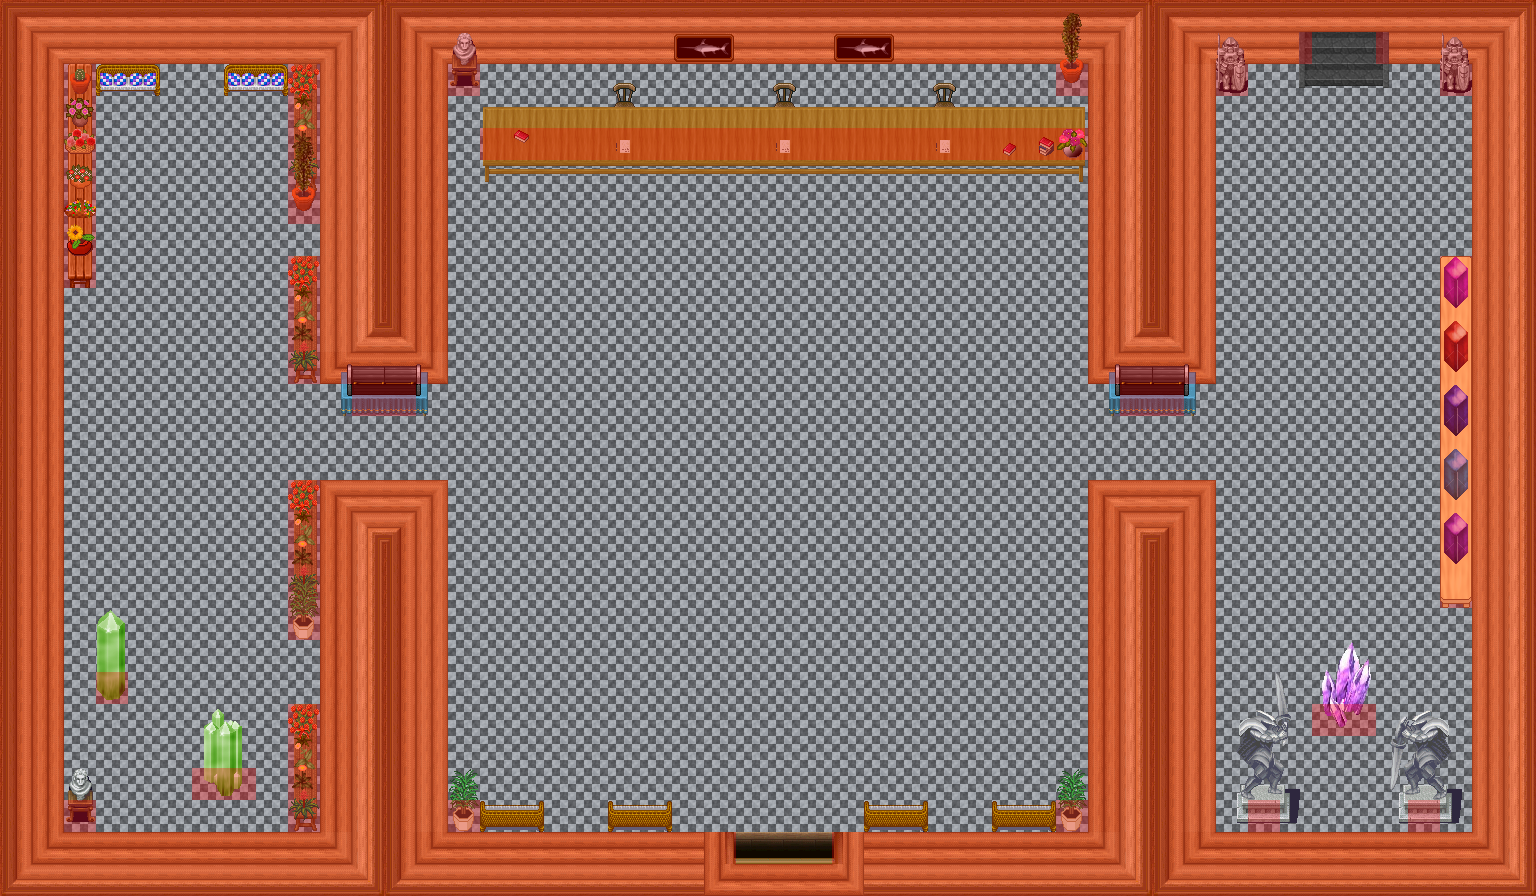

The image is a tile-based game level rendered from a .tmx file. Its description and source (layers, tilesets, objects; grid data summarised) follow:
An orthogonal 48x28 tile map with 32x32 px tiles, 6 tile layers (0_floor, 1_terrain, 2_object, 3_roof, ...), 1 hidden layer not drawn, 26 tilesets.

<map version="1.2" tiledversion="1.2.0" orientation="orthogonal" renderorder="right-down" width="48" height="28" tilewidth="32" tileheight="32" infinite="0" nextlayerid="8" nextobjectid="1">
 <tileset firstgid="1" name="square_paving" tilewidth="32" tileheight="32" tilecount="1" columns="1">
  <image source="../../tileset/ground/square_paving.png" width="32" height="32" />
 </tileset>
 <tileset firstgid="2" name="int_plazy" tilewidth="32" tileheight="32" tilecount="27" columns="3">
  <image source="../../tileset/pol/waly/int_plazy.png" width="96" height="288" />
 </tileset>
 <tileset firstgid="29" name="table_wooden_brown" tilewidth="32" tileheight="32" tilecount="9" columns="3">
  <image source="../../tileset/furniture/table/table_wooden_brown.png" width="96" height="96" />
 </tileset>
 <tileset firstgid="38" name="long_front_on" tilewidth="32" tileheight="32" tilecount="3" columns="1">
  <image source="../../tileset/furniture/table/long_front_on.png" width="32" height="96" />
 </tileset>
 <tileset firstgid="41" name="flowers_on_benches" tilewidth="32" tileheight="32" tilecount="10" columns="2">
  <image source="../../tileset/furniture/table/flowers_on_benches.png" width="64" height="160" />
 </tileset>
 <tileset firstgid="51" name="cactuspotted" tilewidth="32" tileheight="32" tilecount="1" columns="1">
  <image source="../../tileset/plant/indoor/cactuspotted.png" width="32" height="32" />
 </tileset>
 <tileset firstgid="52" name="flowering_plant" tilewidth="32" tileheight="32" tilecount="2" columns="2">
  <image source="../../tileset/plant/indoor/flowering_plant.png" width="64" height="32" />
 </tileset>
 <tileset firstgid="54" name="oriental_plant" tilewidth="32" tileheight="32" tilecount="2" columns="1">
  <image source="../../tileset/plant/indoor/oriental_plant.png" width="32" height="64" />
 </tileset>
 <tileset firstgid="56" name="pot_plant" tilewidth="32" tileheight="32" tilecount="3" columns="1">
  <image source="../../tileset/plant/indoor/pot_plant.png" width="32" height="96" />
 </tileset>
 <tileset firstgid="59" name="flower_baskets" tilewidth="32" tileheight="32" tilecount="3" columns="1">
  <image source="../../tileset/plant/indoor/flower_baskets.png" width="32" height="96" />
 </tileset>
 <tileset firstgid="62" name="flower_vase" tilewidth="32" tileheight="32" tilecount="3" columns="3">
  <image source="../../tileset/plant/indoor/flower_vase.png" width="96" height="32" />
 </tileset>
 <tileset firstgid="65" name="fotele_wiklina" tilewidth="32" tileheight="32" tilecount="4" columns="4">
  <image source="../../tileset/pol/wyposazenie/lawki_krzesla/fotele_wiklina.png" width="128" height="32" />
 </tileset>
 <tileset firstgid="69" name="skrzynia_na_stole" tilewidth="32" tileheight="32" tilecount="8" columns="4">
  <image source="../../tileset/pol/wyposazenie/skrzynia_na_stole.png" width="128" height="64" />
 </tileset>
 <tileset firstgid="77" name="bibeloty_na_stol" tilewidth="32" tileheight="32" tilecount="14" columns="7">
  <image source="../../tileset/pol/wyposazenie/bibeloty_na_stol.png" width="224" height="64" />
 </tileset>
 <tileset firstgid="91" name="krzesla" tilewidth="32" tileheight="32" tilecount="20" columns="5">
  <image source="../../tileset/pol/wyposazenie/lawki_krzesla/krzesla.png" width="160" height="128" />
 </tileset>
 <tileset firstgid="111" name="protection" tilewidth="32" tileheight="32" tilecount="2" columns="2">
  <image source="../../tileset/logic/protection.png" width="64" height="32" />
 </tileset>
 <tileset firstgid="113" name="collision" tilewidth="32" tileheight="32" tilecount="1" columns="1">
  <image source="../../tileset/logic/collision.png" width="32" height="32" />
 </tileset>
 <tileset firstgid="114" name="swordfish" tilewidth="32" tileheight="32" tilecount="2" columns="2">
  <image source="../../tileset/building/decoration/swordfish.png" width="64" height="32" />
 </tileset>
 <tileset firstgid="116" name="statua" tilewidth="32" tileheight="32" tilecount="4" columns="2">
  <image source="../../tileset/pol/posagi/statua.png" width="64" height="64" />
 </tileset>
 <tileset firstgid="120" name="statua_z_mieczem" tilewidth="32" tileheight="32" tilecount="54" columns="6">
  <image source="../../tileset/pol/posagi/statua_z_mieczem.png" width="192" height="288" />
 </tileset>
 <tileset firstgid="174" name="grey_stone_stairs" tilewidth="32" tileheight="32" tilecount="6" columns="3">
  <image source="../../tileset/building/stairs/grey_stone_stairs.png" width="96" height="64" />
 </tileset>
 <tileset firstgid="180" name="door_drewno_int" tilewidth="32" tileheight="32" tilecount="15" columns="5">
  <image source="../../tileset/pol/domki/drzwi/door_drewno_int.png" width="160" height="96" />
 </tileset>
 <tileset firstgid="195" name="long_front_on_pale" tilewidth="32" tileheight="32" tilecount="3" columns="1">
  <image source="../../tileset/furniture/table/long_front_on_pale.png" width="32" height="96" />
 </tileset>
 <tileset firstgid="198" name="square_crystal" tilewidth="32" tileheight="32" tilecount="84" columns="6">
  <image source="../../tileset/ground/rock/square_crystal.png" width="192" height="448" />
 </tileset>
 <tileset firstgid="282" name="amethysts" tilewidth="32" tileheight="32" tilecount="6" columns="2">
  <image source="../../tileset/ground/rock/amethysts.png" width="64" height="96" />
 </tileset>
 <tileset firstgid="288" name="green_crystal" tilewidth="32" tileheight="32" tilecount="9" columns="3">
  <image source="../../tileset/ground/rock/green_crystal.png" width="96" height="96" />
 </tileset>
 <layer id="1" name="0_floor" width="48" height="28">
  <data>[1344 cells, 1344 non-empty, 1 distinct tile ids]</data>
 </layer>
 <layer id="2" name="1_terrain" width="48" height="28">
  <data>[1344 cells, 532 non-empty, 41 distinct tile ids]</data>
 </layer>
 <layer id="3" name="2_object" width="48" height="28">
  <data>[1344 cells, 64 non-empty, 44 distinct tile ids]</data>
 </layer>
 <layer id="4" name="3_roof" width="48" height="28">
  <data>[1344 cells, 84 non-empty, 54 distinct tile ids]</data>
 </layer>
 <layer id="5" name="objects" width="48" height="28">
  <data>[1344 cells, 0 non-empty, 0 distinct tile ids]</data>
 </layer>
 <layer id="6" name="collision" width="48" height="28" opacity="0.3">
  <data>[1344 cells, 524 non-empty, 1 distinct tile ids]</data>
 </layer>
 <layer id="7" name="protection" width="48" height="28" visible="0">
  <data>[1344 cells, 1344 non-empty, 1 distinct tile ids]</data>
 </layer>
</map>
